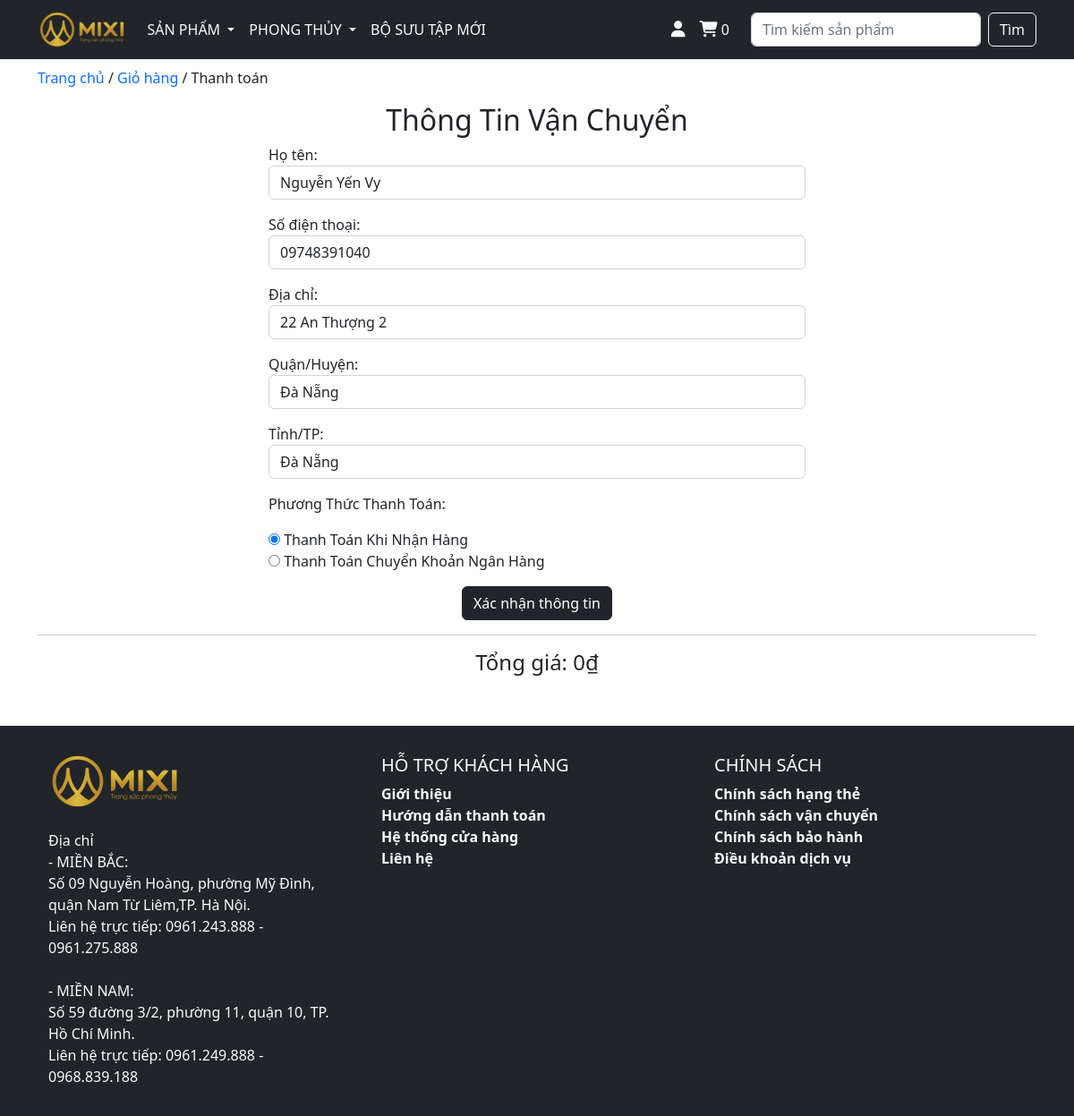
Page /payment/checkout/ (signed in) on the committed database.
### payment/models.py (models this page shows, shortened)
class ShippingAddress(models.Model):
  user = models.ForeignKey(User, on_delete=models.CASCADE, null=True, blank=True)
  shipping_full_name = models.CharField(max_length=255)
  shipping_phone = models.CharField(max_length=255)
  shipping_address = models.CharField(max_length=255)
  shipping_city = models.CharField(max_length=50)
  shipping_state = models.CharField(max_length=50)
  class Meta:
    verbose_name_plural = "Shipping Address"

### payment/views.py (the view)
# urls.py: path('checkout/', views.checkout, name='checkout'),
def checkout(request):
  title = 'Thanh toán'
  cart = Cart(request)
  cart_products = cart.get_prods
  quantities = cart.get_quants
  totals = cart.cart_total()
  if request.user.is_authenticated:
    shipping_user = ShippingAddress.objects.get(user__id=request.user.id)
    shipping_form = ShippingForm(request.POST or None, instance=shipping_user)
  else:
    shipping_form = ShippingForm(request.POST or None)
  context = {'cart_products': cart_products,
              'quantities': quantities,
              'totals': totals,
              'shipping_form': shipping_form,
              'title': title}
  return render(request, 'pages/checkout.html', context)

### cart/context_processors.py (called while the page is built)
def cart(request):
  return {'cart': Cart(request)}

### cart/utils.py (called while the page is built, shortened)
  def cart_total(self):
    product_ids = self.cart.keys()
    products = Product.objects.filter(id__in=product_ids)
    quantities = self.cart
    total = 0
    return total

  def __len__(self):
    return sum(self.cart.values())

  def get_prods(self):
    product_ids = [int(id) for id in self.cart.keys()]
    products = Product.objects.filter(id__in=product_ids)
    return products

### templates/pages/checkout.html (shortened to what this page needs)
{% extends '../layouts/base.html' %}
{% block main %}
<div class="mb-3 mt-2"><a href="/" style="text-decoration: none;">Trang chủ</a> / <a href="/cart/" style="text-decoration: none;">Giỏ hàng</a> / Thanh toán</div>
<h2 style="text-align: center;">Thông Tin Vận Chuyển</h2>
<div class="d-flex justify-content-center">
  <form action="/payment/billing-info/" method="POST" style="width: 50vw;">
    <p>
      <label for="">Họ tên:</label>
      {{ shipping_form.shipping_full_name }}
    </p>
    <p>
      <label for="">Số điện thoại:</label>
      {{ shipping_form.shipping_phone }}
    </p>
    <p>
      <label for="">Địa chỉ:</label>
      {{ shipping_form.shipping_address }}
    </p>
    <p>
      <label for="">Quận/Huyện: </label>
      {{ shipping_form.shipping_city }}
    </p>
    <p>
      <label for="">Tỉnh/TP: </label>
      {{ shipping_form.shipping_state }}
    </p>
    <p>
      <label for="">Phương Thức Thanh Toán: </label>
      {{ shipping_form.shipping_payment_type }}
    </p>
    <center>
      <button type="submit" class="btn btn-dark">Xác nhận thông tin</button>
    </center>
  </form>
</div>
<hr>
<h4 style="text-align: center;">Tổng giá: {{ totals }}₫</h4>
<br><br>
{% load static %}
{% endblock %}

### rows in the picture
ShippingAddress: shipping_full_name "Nguyễn Yến Vy", shipping_phone "09748391040", shipping_address "22 An Thượng 2", shipping_city "Đà Nẵng", shipping_state "Đà Nẵng"

### other values in the picture
{{ cart | length }} "0"
{{ totals }} "0"
